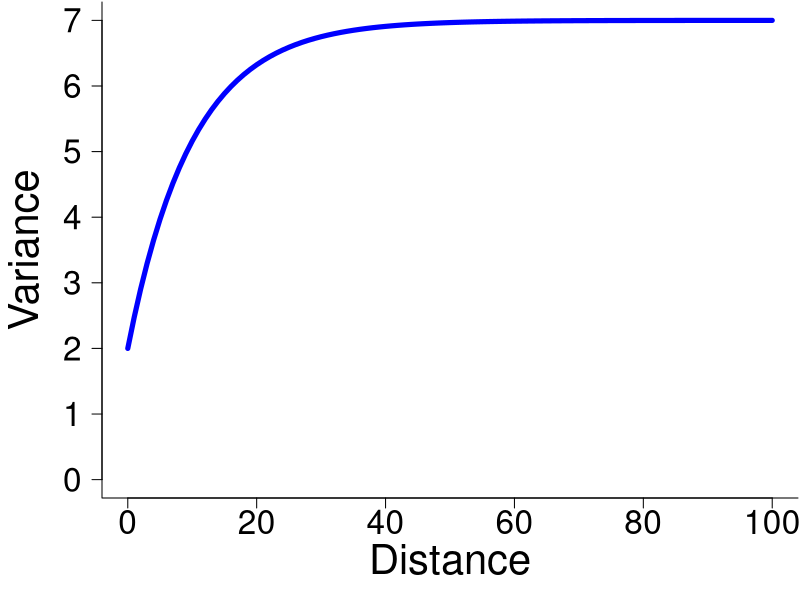
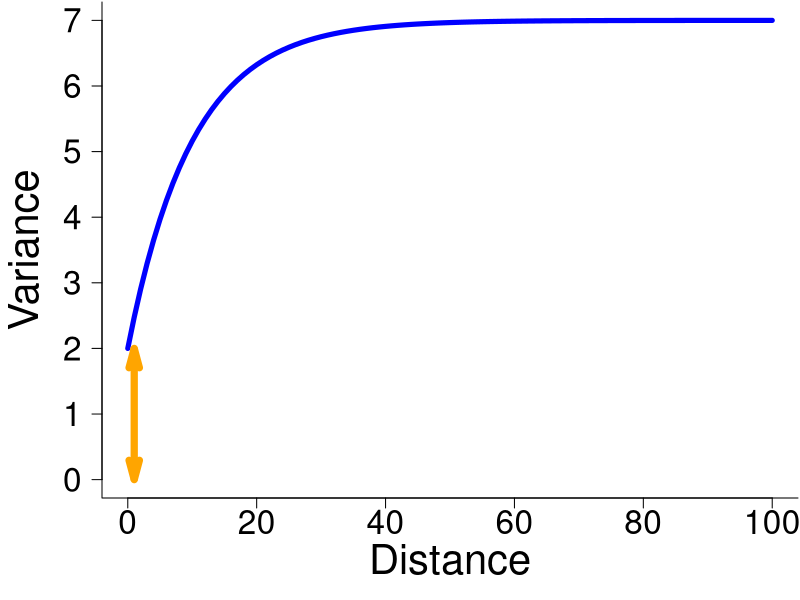
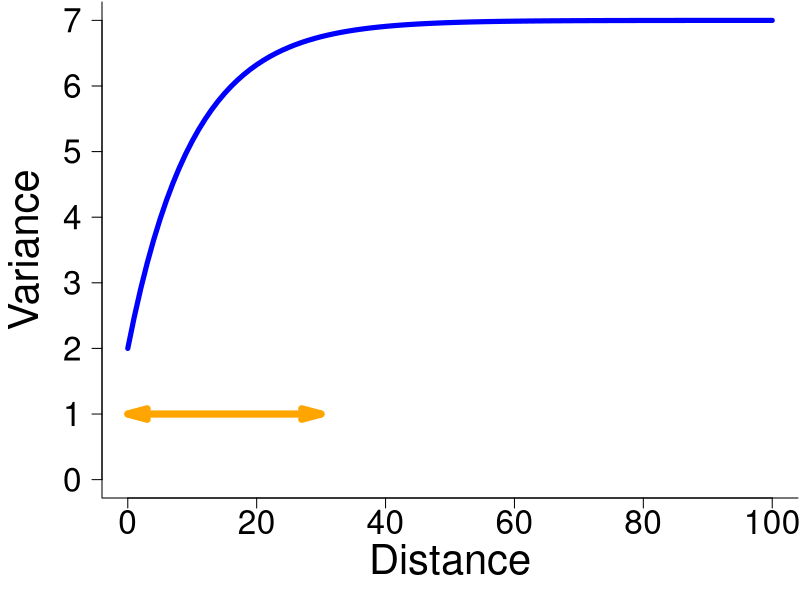
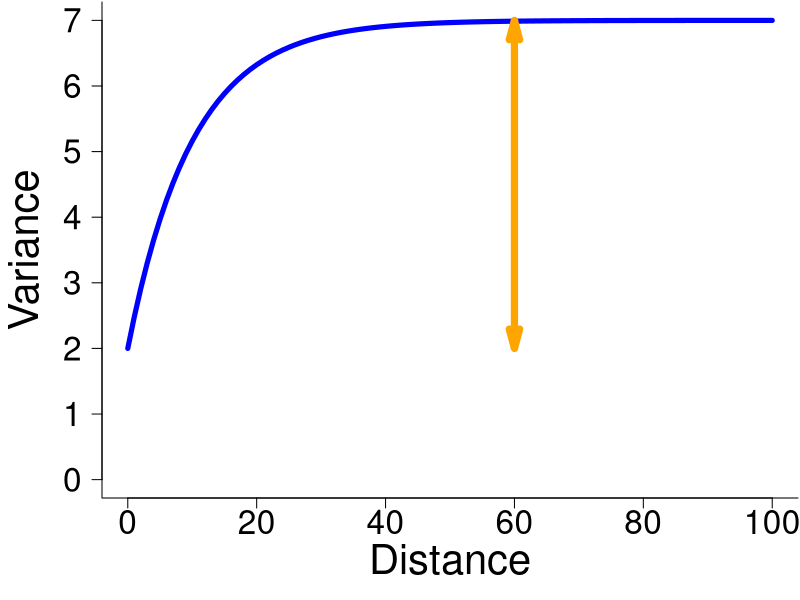
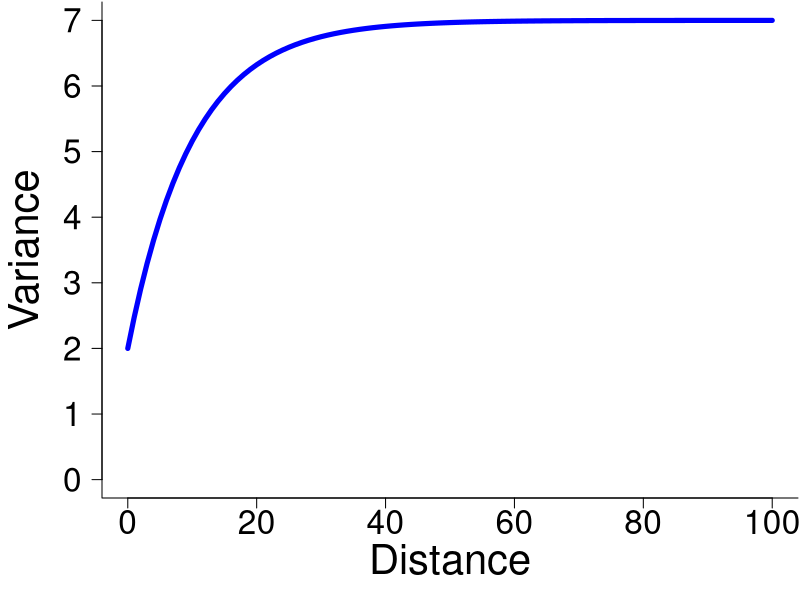

Recreate these plots in R, in order.
## ---- chunk 1
expVario <- function(d, nugget = 2, sill = 5, range = 10){
  nugget + sill * (1 - exp(-d / range))
}

par(mar = c(5.1, 5.1, 0.1, 0.1))
curve(expVario, 0, 100, 
      lwd = 5,
      bty = "L",
      ylim = c(0, 7),
      las = 1,
      xlab = "Distance",
      ylab = "Variance",
      cex.lab = 2.5,
      cex.axis = 2,
      col = "blue")
## ---- chunk 2
expVario <- function(d, nugget = 2, sill = 5, range = 10){
  nugget + sill * (1 - exp(-d / range))
}

par(mar = c(5.1, 5.1, 0.1, 0.1))
curve(expVario, 0, 100, 
      lwd = 5,
      bty = "L",
      ylim = c(0, 7),
      las = 1,
      xlab = "Distance",
      ylab = "Variance",
      cex.lab = 2.5,
      cex.axis = 2,
      col = "blue")

arrows(x0 = 1,
       y0 = 0,
       x1 = 1,
       y1 = 2,
       length = 0.2,
       angle = 15,
       ljoin = "bevel",
       code = 3,
       lwd = 7,
       col = "orange")
## ---- chunk 3
expVario <- function(d, nugget = 2, sill = 5, range = 10){
  nugget + sill * (1 - exp(-d / range))
}

par(mar = c(5.1, 5.1, 0.1, 0.1))
curve(expVario, 0, 100, 
      lwd = 5,
      bty = "L",
      ylim = c(0, 7),
      las = 1,
      xlab = "Distance",
      ylab = "Variance",
      cex.lab = 2.5,
      cex.axis = 2,
      col = "blue")

arrows(x0 = 0,
       y0 = 1,
       x1 = 30,
       y1 = 1,
       length = 0.2,
       angle = 15,
       ljoin = "bevel",
       code = 3,
       lwd = 7,
       col = "orange")
## ---- chunk 4
expVario <- function(d, nugget = 2, sill = 5, range = 10){
  nugget + sill * (1 - exp(-d / range))
}

par(mar = c(5.1, 5.1, 0.1, 0.1))
curve(expVario, 0, 100, 
      lwd = 5,
      bty = "L",
      ylim = c(0, 7),
      las = 1,
      xlab = "Distance",
      ylab = "Variance",
      cex.lab = 2.5,
      cex.axis = 2,
      col = "blue")

arrows(x0 = 60,
       y0 = 2,
       x1 = 60,
       y1 = 7,
       length = 0.2,
       angle = 15,
       ljoin = "bevel",
       code = 3,
       lwd = 7,
       col = "orange")
## ---- chunk 5
expVario <- function(d, nugget = 2, sill = 5, range = 10){
  nugget + sill * (1 - exp(-d / range))
}

par(mar = c(5.1, 5.1, 0.1, 0.1))
curve(expVario, 0, 100, 
      lwd = 5,
      bty = "L",
      ylim = c(0, 7),
      las = 1,
      xlab = "Distance",
      ylab = "Variance",
      cex.lab = 2.5,
      cex.axis = 2,
      col = "blue")
